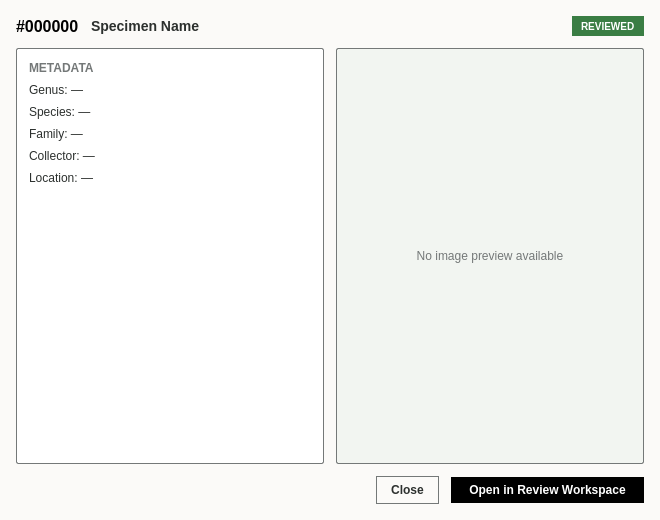
<?xml version="1.0" encoding="UTF-8"?>
<ui version="4.0">
 <class>QuickPeekDialog</class>
 <widget class="QDialog" name="QuickPeekDialog">
  <property name="geometry">
   <rect>
    <x>0</x>
    <y>0</y>
    <width>660</width>
    <height>520</height>
   </rect>
  </property>
  <property name="minimumSize">
   <size>
    <width>550</width>
    <height>400</height>
   </size>
  </property>
  <property name="windowTitle">
   <string>Quick Peek</string>
  </property>
  <property name="styleSheet">
   <string notr="true">QDialog#QuickPeekDialog {
    background-color: #fbfaf8;
    color: #2c302e;
    font-family: 'Segoe UI', 'Inter', -apple-system, sans-serif;
}

QFrame.card {
    background-color: #ffffff;
    border: 1px solid #747878;
    border-radius: 2px;
}

QLabel {
    color: #2c302e;
}

QLabel#lbl_oid {
    font-family: 'Courier New', 'JetBrains Mono', monospace;
    font-size: 16px;
    font-weight: bold;
    color: #000000;
}

QLabel#lbl_title {
    font-size: 14px;
    font-weight: 600;
    color: #2c302e;
}

QScrollArea {
    border: none;
    background-color: transparent;
}

QPushButton {
    background-color: #fbfaf8;
    color: #2c302e;
    border: 1px solid #747878;
    border-radius: 0px;
    padding: 6px 14px;
    font-size: 12px;
    font-weight: 600;
}
QPushButton:hover {
    background-color: #e9ece5;
}

QPushButton#btn_open_full {
    background-color: #000000;
    color: #ffffff;
    border: none;
    padding: 6px 18px;
}
QPushButton#btn_open_full:hover {
    background-color: #2c302e;
}</string>
  </property>
  <layout class="QVBoxLayout" name="root_layout">
   <property name="spacing">
    <number>12</number>
   </property>
   <property name="leftMargin">
    <number>16</number>
   </property>
   <property name="topMargin">
    <number>16</number>
   </property>
   <property name="rightMargin">
    <number>16</number>
   </property>
   <property name="bottomMargin">
    <number>16</number>
   </property>
   <item>
    <layout class="QHBoxLayout" name="header_layout">
     <item>
      <widget class="QLabel" name="lbl_oid">
       <property name="text">
        <string>#000000</string>
       </property>
      </widget>
     </item>
     <item>
      <widget class="QLabel" name="lbl_title">
       <property name="text">
        <string>Specimen Name</string>
       </property>
      </widget>
     </item>
     <item>
      <spacer name="spacer_hdr">
       <property name="orientation">
        <enum>Qt::Orientation::Horizontal</enum>
       </property>
       <property name="sizeHint" stdset="0">
        <size>
         <width>40</width>
         <height>20</height>
        </size>
       </property>
      </spacer>
     </item>
     <item>
      <widget class="QLabel" name="badge_status">
       <property name="styleSheet">
        <string notr="true">background-color: #3a7d44; color: #ffffff; font-family: 'Courier New', monospace; font-size: 10px; font-weight: bold; padding: 3px 6px;</string>
       </property>
       <property name="text">
        <string>REVIEWED</string>
       </property>
      </widget>
     </item>
    </layout>
   </item>
   <item>
    <layout class="QHBoxLayout" name="split_layout">
     <property name="spacing">
      <number>12</number>
     </property>
     <item>
      <widget class="QFrame" name="card_metadata">
       <property name="styleSheet">
        <string notr="true">background-color: #ffffff; border: 1px solid #747878; border-radius: 2px;</string>
       </property>
       <property name="frameShape">
        <enum>QFrame::Shape::StyledPanel</enum>
       </property>
       <layout class="QVBoxLayout" name="meta_layout">
        <property name="spacing">
         <number>8</number>
        </property>
        <property name="leftMargin">
         <number>12</number>
        </property>
        <property name="topMargin">
         <number>12</number>
        </property>
        <property name="rightMargin">
         <number>12</number>
        </property>
        <property name="bottomMargin">
         <number>12</number>
        </property>
        <item>
         <widget class="QLabel" name="lbl_meta_hdr">
          <property name="styleSheet">
           <string notr="true">font-size: 12px; font-weight: bold; color: #747878; border: none;</string>
          </property>
          <property name="text">
           <string>METADATA</string>
          </property>
         </widget>
        </item>
        <item>
         <widget class="QLabel" name="lbl_genus">
          <property name="styleSheet">
           <string notr="true">border: none; font-size: 12px;</string>
          </property>
          <property name="text">
           <string>Genus: —</string>
          </property>
         </widget>
        </item>
        <item>
         <widget class="QLabel" name="lbl_species">
          <property name="styleSheet">
           <string notr="true">border: none; font-size: 12px;</string>
          </property>
          <property name="text">
           <string>Species: —</string>
          </property>
         </widget>
        </item>
        <item>
         <widget class="QLabel" name="lbl_family">
          <property name="styleSheet">
           <string notr="true">border: none; font-size: 12px;</string>
          </property>
          <property name="text">
           <string>Family: —</string>
          </property>
         </widget>
        </item>
        <item>
         <widget class="QLabel" name="lbl_collector">
          <property name="styleSheet">
           <string notr="true">border: none; font-size: 12px;</string>
          </property>
          <property name="text">
           <string>Collector: —</string>
          </property>
         </widget>
        </item>
        <item>
         <widget class="QLabel" name="lbl_location">
          <property name="styleSheet">
           <string notr="true">border: none; font-size: 12px;</string>
          </property>
          <property name="text">
           <string>Location: —</string>
          </property>
         </widget>
        </item>
        <item>
         <spacer name="spacer_meta">
          <property name="orientation">
           <enum>Qt::Orientation::Vertical</enum>
          </property>
          <property name="sizeHint" stdset="0">
           <size>
            <width>20</width>
            <height>40</height>
           </size>
          </property>
         </spacer>
        </item>
       </layout>
      </widget>
     </item>
     <item>
      <widget class="QFrame" name="card_image">
       <property name="minimumSize">
        <size>
         <width>260</width>
         <height>0</height>
        </size>
       </property>
       <property name="styleSheet">
        <string notr="true">background-color: #f2f5f1; border: 1px solid #747878; border-radius: 2px;</string>
       </property>
       <property name="frameShape">
        <enum>QFrame::Shape::StyledPanel</enum>
       </property>
       <layout class="QVBoxLayout" name="img_layout">
        <item>
         <widget class="QLabel" name="lbl_image">
          <property name="styleSheet">
           <string notr="true">border: none; color: #747878; font-size: 12px;</string>
          </property>
          <property name="text">
           <string>No image preview available</string>
          </property>
          <property name="alignment">
           <set>Qt::AlignmentFlag::AlignCenter</set>
          </property>
         </widget>
        </item>
       </layout>
      </widget>
     </item>
    </layout>
   </item>
   <item>
    <layout class="QHBoxLayout" name="footer_layout">
     <item>
      <spacer name="spacer_footer">
       <property name="orientation">
        <enum>Qt::Orientation::Horizontal</enum>
       </property>
       <property name="sizeHint" stdset="0">
        <size>
         <width>40</width>
         <height>20</height>
        </size>
       </property>
      </spacer>
     </item>
     <item>
      <widget class="QPushButton" name="btn_close">
       <property name="cursor">
        <cursorShape>PointingHandCursor</cursorShape>
       </property>
       <property name="text">
        <string>Close</string>
       </property>
      </widget>
     </item>
     <item>
      <widget class="QPushButton" name="btn_open_full">
       <property name="cursor">
        <cursorShape>PointingHandCursor</cursorShape>
       </property>
       <property name="text">
        <string>Open in Review Workspace</string>
       </property>
      </widget>
     </item>
    </layout>
   </item>
  </layout>
 </widget>
 <resources/>
 <connections/>
</ui>
